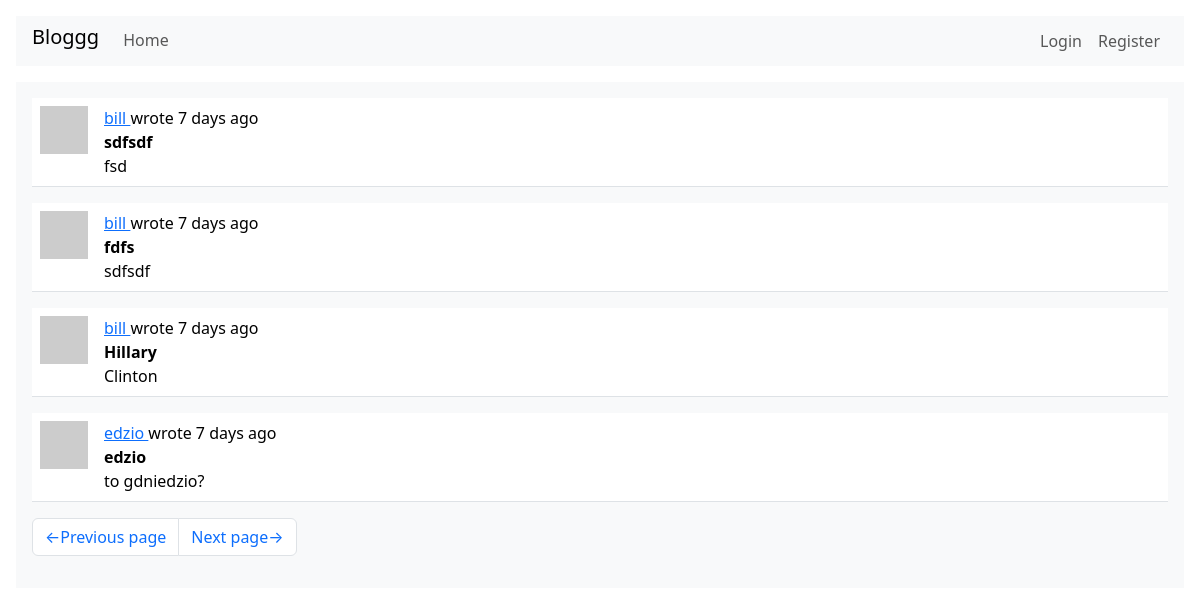
The app's page /index?page=3, older data.
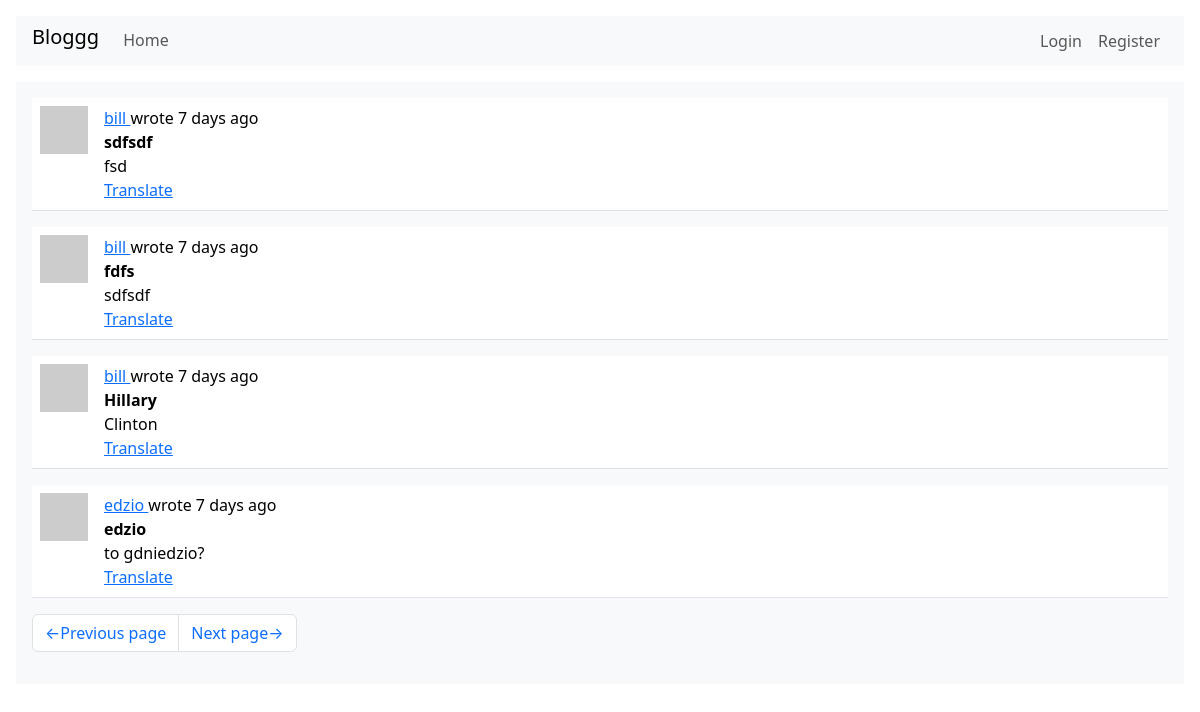
The same page, newer data.
### webapp/models.py (models this page shows, shortened)
class SearchableMixin(object):
    @classmethod
    def search(cls, expression, page, per_page):
        ids, total = query_index(cls.__tablename__, expression, page, per_page)
        if total == 0:
            return [], 0
        when_case = []
        for i in range(len(ids)):
            when_case.append((ids[i], i))
        query = sqa.select(cls).where(cls.id.in_(ids)).order_by(
            db.case(*when_case, value=cls.id)
        )
        return db.session.scalars(query), total

class Post(SearchableMixin, db.Model):
    __searchable__ = ['title', 'body']
    id:         sqo.Mapped[int] = sqo.mapped_column(primary_key=True)
    user_id:    sqo.Mapped[int] = sqo.mapped_column(sqa.ForeignKey(User.id), index=True)
    timestamp:  sqo.Mapped[datetime] = sqo.mapped_column(index=True, default=lambda: datetime.now(timezone.utc))
    title:      sqo.Mapped[str] = sqo.mapped_column(sqa.String(64), index=True)
    body:       sqo.Mapped[str] = sqo.mapped_column(sqa.String(4096))
    language:   sqo.Mapped[Optional[str]] = sqo.mapped_column(sqa.String(8))
    author:     sqo.Mapped[User] = sqo.relationship(back_populates='posts')

### webapp/main/routes.py (the view)
@bp.route('/', methods=['POST', 'GET'])
@bp.route('/index', methods=['POST', 'GET'])
def index_page():
    page = request.args.get('page', 1, type=int)
    query = None
    post_form = None
    if current_user.is_authenticated:
        post_form = PostForm()
        if post_form.validate_on_submit():
            try:
                language = detect(post_form.text.data)
            except LangDetectException:
                language = ''
            new_post = Post(title=post_form.title.data, body=post_form.text.data,
                            author=current_user, language=language)
            db.session.add(new_post)
            db.session.commit()
            flash(_('Uploaded your post.'))
            return redirect(url_for('main.index_page'))
        query = current_user.get_my_and_followers_posts_query()
    else:
        query = sqa.select(Post).order_by(Post.timestamp.desc())
    posts = db.paginate(query, page=page, per_page=current_app.config['POSTS_PER_PAGE'], error_out=False)
    next_url = url_for('main.index_page', page=posts.next_num) if posts.has_next else None
    prev_url = url_for('main.index_page', page=posts.prev_num) if posts.has_prev else None
    return render_template('index_page.html', title='Home page',
                    posts=posts, post_form=post_form, next_url=next_url, prev_url=prev_url)

### webapp/__init__.py (called while the page is built)
def get_locale():
    return request.accept_languages.best_match(current_app.config['LANGUAGES'])

### webapp/main/routes.py (called while the page is built)
@bp.before_request
def before_request():
    g.locale = str(get_locale())
    if current_user.is_authenticated:
        current_user.last_seen = datetime.now(timezone.utc)
        db.session.commit()
        g.search_form = SearchForm()

### webapp/models.py (called while the page is built)
    def avatar(self, size):
        hash = md5((self.username+self.email+str(2384129234)).encode('utf-8')).hexdigest()
        return f'https://www.gravatar.com/avatar/{hash}?d=identicon&s={size}'

### webapp/templates/index_page.html (shortened to what this page needs)
{% extends "base.html" %}
{% block content %}
    {% for post in posts %}
        {% include "sub_post.html" %}
    {% endfor %}
    {% include "sub_pagination.html" %}
{% endblock %}

### webapp/templates/sub_post.html (shortened to what this page needs)
<table class="table table-hover">
    <tr>
        <td width="64px">
            <a href="{{ url_for('main.user_page', username=post.author.username) }}">
                <img src="{{ post.author.avatar(64) }}" class="img-fluid">
            </a>
        </td>
        <td>
            {{ _('%(username)s wrote %(when)s',
                username=user_link, when=moment(post.timestamp).fromNow()) }}
            <br>
            <b>{{ post.title }}</b>
            <br>
            <span id="post-{{ post.id }}">{{ post.body }}</span>
            {% if post.language and post.language != g.locale %}
                <br>
                <span id="translation-{{ post.id }}">
                    <a href="javascript:translate(
                        'post-{{ post.id }}',
                        'translation-{{ post.id }}',
                        '{{ post.language }}',
                        '{{ g.locale }}');">{{ _('Translate') }}</a>
                </span>
            {% endif %}
        </td>
    </tr>
</table>

Row changes from the older to the newer data that the page shows:
changed Post "fsd": language empty → "da" (drawn); _ (not shown) → "Translate"
changed Post "fdfs": language empty → "da" (drawn); _ (not shown) → "Translate"
changed Post "Hillary": language empty → "it" (drawn); _ (not shown) → "Translate"
changed Post "edzio wrote 7 days ago": language empty → "pl" (drawn); _ (not shown) → "Translate"
